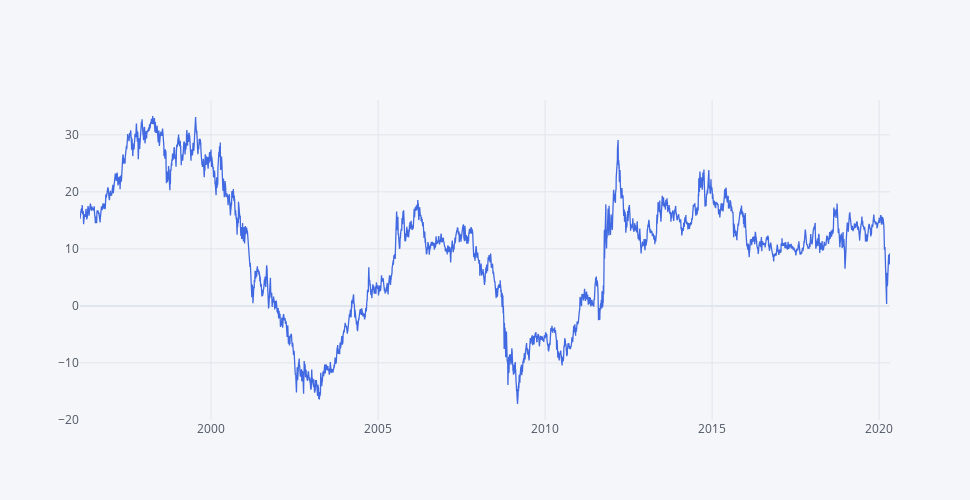

Notebook source saved alongside this figure:
### Code cell
%%time
compute_rolling_return(data, years=3).iplot(dimensions=pa.dimensions, color='royalblue')

### Figure 1 — Plotly figure (JSON) as saved in the notebook; plotly's stock layout.template omitted (floating-point values rounded to 4 significant figures; data arrays with more than 128 entries replaced by an {"elided": "..."} marker saying what was removed)
{"data": [{"line": {"color": "rgba(65, 105, 225, 1.0)", "dash": "solid", "shape": "linear", "width": 1.3}, "mode": "lines", "name": "CAGR", "text": "", "type": "scatter", "x": {"elided": "6100 str values"}, "y": {"elided": "6100 float values"}}], "layout": {"height": 500, "legend": {"bgcolor": "#F5F6F9", "font": {"color": "#4D5663"}}, "paper_bgcolor": "#F5F6F9", "plot_bgcolor": "#F5F6F9", "title": {"font": {"color": "#4D5663"}}, "width": 970, "xaxis": {"autorange": true, "gridcolor": "#E1E5ED", "range": ["1996-01-29", "2020-04-29"], "showgrid": true, "tickfont": {"color": "#4D5663"}, "title": {"font": {"color": "#4D5663"}, "text": ""}, "type": "date", "zerolinecolor": "#E1E5ED"}, "yaxis": {"autorange": true, "gridcolor": "#E1E5ED", "range": [-20.01, 36.11], "showgrid": true, "tickfont": {"color": "#4D5663"}, "title": {"font": {"color": "#4D5663"}, "text": ""}, "type": "linear", "zerolinecolor": "#E1E5ED"}}}
